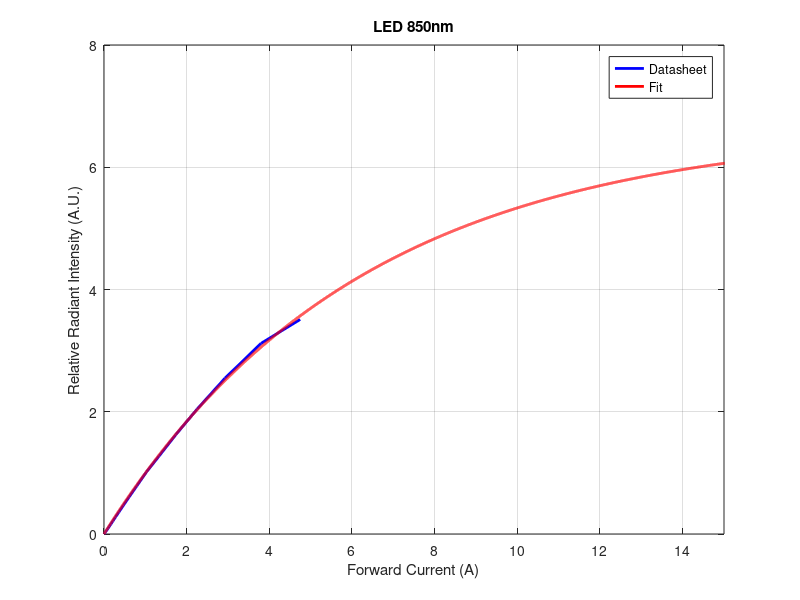
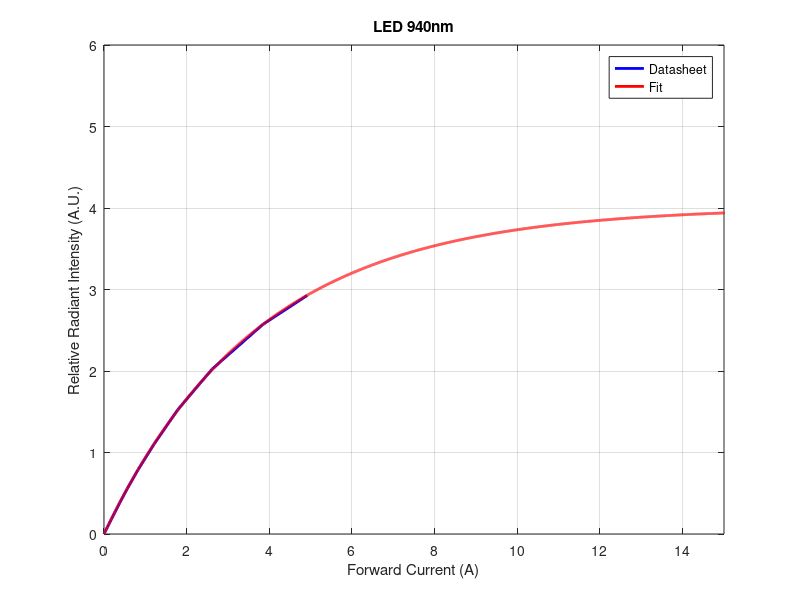

Write the MATLAB code that produced these figures, in order.
close all;clear all;

%ajuste raiz cuadrada
datos850=dlmread('potencia_850_datos.txt',';',0,0);	% '\t'="TAB"; como la primer fila es el encabezado, se omite esta fila en la lectura
datos940=dlmread('potencia_940_datos.txt',';',0,0);	% '\t'="TAB"; como la primer fila es el encabezado, se omite esta fila en la lectura
x=0:1:30e3;
##m=0.003148;
##b= -2.586 ;
##y=m.*x+b;
##
##figure()
##plot(datos850(:,1)*1e-3,datos850(:,2),"b", "linewidth", 2)
##hold on;
##plot(x*1e-3,sqrt(y),"r", "linewidth", 2)
##xlim([0,15])
##ylim([0,8])
##grid on;
##xlabel("Forward Current (A)");
##ylabel("Relative Radiant Intensity (A.U.)");
##legend("Datasheet","Fit");
##title("LED 850nm")
##
##
##x=0:1:30e3;
##m=0.001981;
##b= -1.112;
##y=m.*x+b;
##
##figure()
##plot(datos940(:,1)*1e-3,datos940(:,2),"b", "linewidth", 2)
##hold on;
##plot(x*1e-3,sqrt(y),"r", "linewidth", 2)
##xlim([0,15])
##ylim([0,6])
##grid on;
##xlabel("Forward Current (A)");
##ylabel("Relative Radiant Intensity (A.U.)");
##legend("Datasheet","Fit");
##title("LED 940nm")

%ajuste exponencial
a=6.649;
b =   0.0001621;
y=a*(1-exp(-b*x));
figure()
plot(datos850(:,1)*1e-3,datos850(:,2),"b", "linewidth", 2)
hold on;
plot(x*1e-3,y,"r", "linewidth", 2)
xlim([0,15])
ylim([0,8])
grid on;
xlabel("Forward Current (A)");
ylabel("Relative Radiant Intensity (A.U.)");
legend("Datasheet","Fit");
title("LED 850nm")

a=4.013;
b =   0.0002664;
y=a*(1-exp(-b*x));

figure()
plot(datos940(:,1)*1e-3,datos940(:,2),"b", "linewidth", 2)
hold on;
plot(x*1e-3,y,"r", "linewidth", 2)
xlim([0,15])
ylim([0,6])
grid on;
xlabel("Forward Current (A)");
ylabel("Relative Radiant Intensity (A.U.)");
legend("Datasheet","Fit");
title("LED 940nm")
